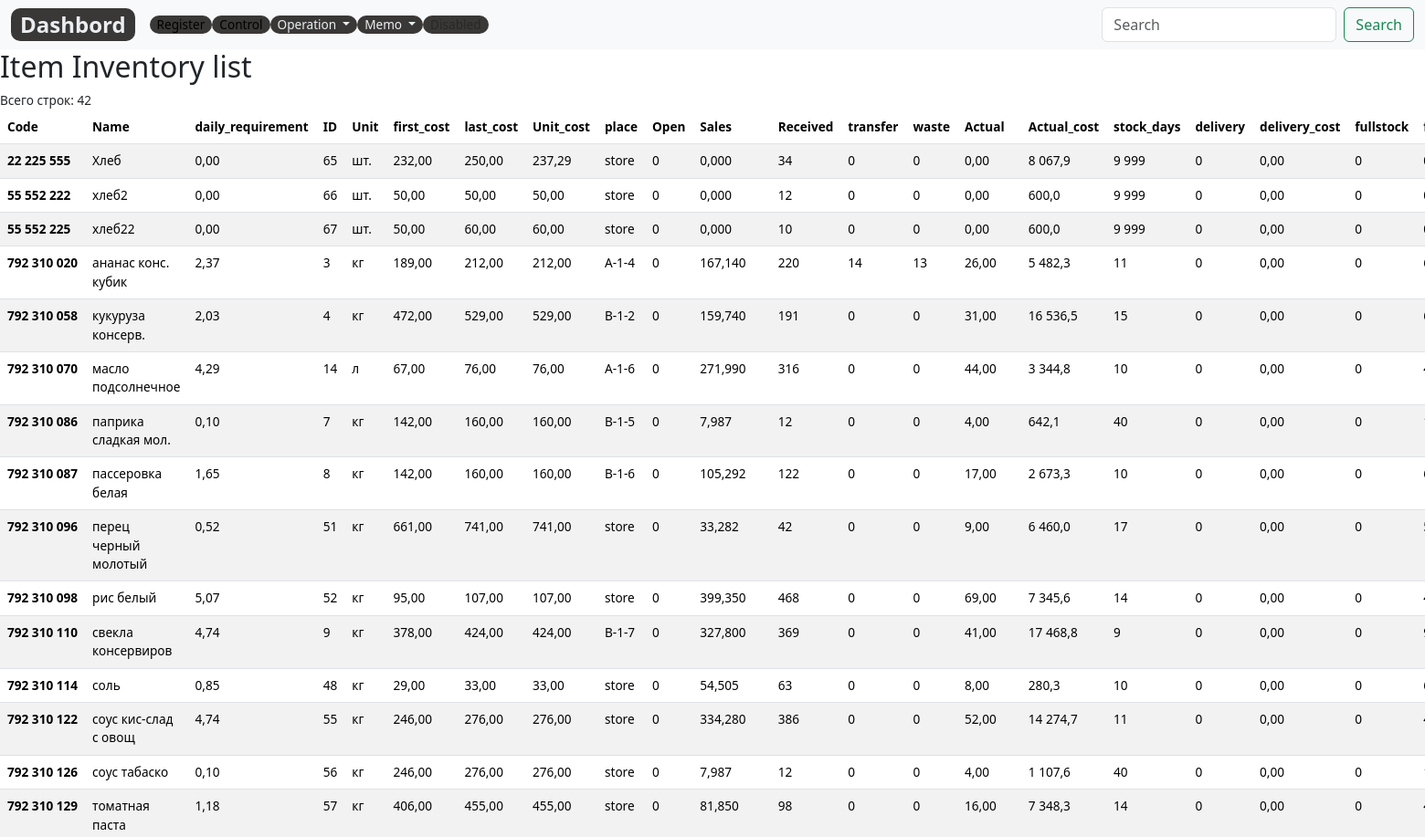
The page /control/inventory/ (upper part) on the database as committed earlier.
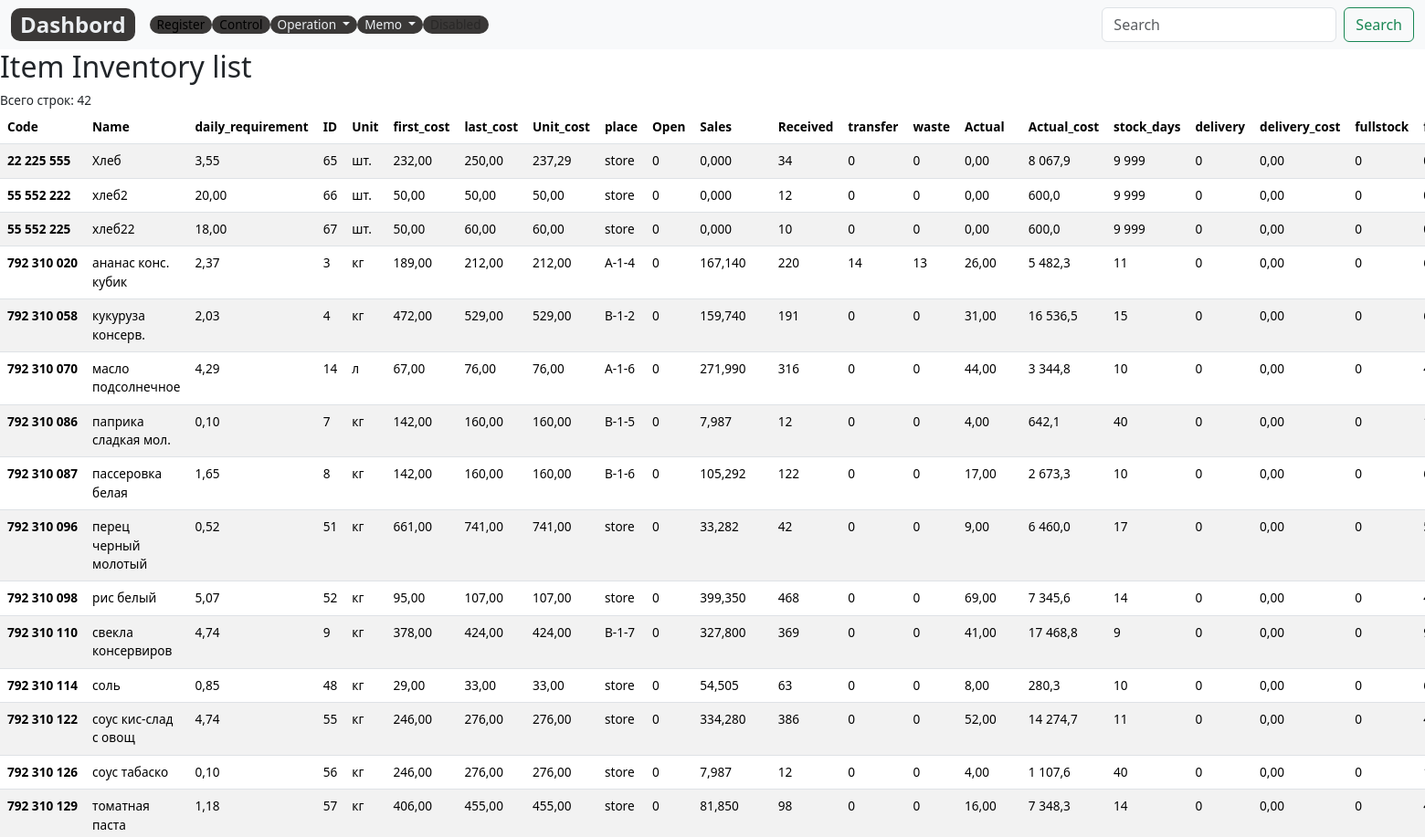
The same page on the database as committed later.
### control/models.py (models this page shows, shortened)
class StockItem(models.Model):
    code=models.DecimalField(max_digits=12, help_text="Не более 12 знаков",decimal_places=0,null=True,verbose_name='Код')
    name = models.CharField(max_length=200, help_text="Не более 200 знаков", db_index=True)
    slug= models.SlugField(max_length=255, verbose_name='Url')
    daily_requirement= models.DecimalField(verbose_name='Суточная потребность', null=True, max_digits=10, decimal_places=4, default=0)
    unit = models.CharField(max_length=10,verbose_name='Ед.изм.',  choices=UNITS, null=True ,default='kg')
    first_cost = models.DecimalField(max_digits=10, help_text="Не более 10 знаков",decimal_places=2, null=True)
    last_cost = models.DecimalField(max_digits=10, help_text="Не более 10 знаков",decimal_places=2, null=True)
    unit_cost = models.DecimalField(max_digits=10, help_text="Не более 10 знаков",decimal_places=2, null=True)
    place = models.CharField(max_length=100,verbose_name='Место', null=True ,default='store')
    open=models.DecimalField(max_digits=10, help_text="Не более 10 знаков", decimal_places=0, null=True, default=0)
    sales =	models.DecimalField(max_digits=10, help_text="Не более 10 знаков", decimal_places=3, default=0)
    received = models.DecimalField(max_digits=10, help_text="Не более 10 знаков", null=True, decimal_places=0, default=0)
    transfer =models.DecimalField(max_digits=10, help_text="Не более 10 знаков",null=True, decimal_places=0, default=0)
    waste=models.DecimalField(max_digits=10, help_text="Не более 10 знаков",null=True, decimal_places=0, default=0)
    actual=models.DecimalField(max_digits=10, help_text="Не более 10 знаков", decimal_places=0, default=0)
    actual_cost=models.DecimalField(max_digits=12, help_text="Не более 12 знаков", decimal_places=2, default=0)
    stock_days=models.DecimalField(max_digits=4, help_text="Не более 4 знаков", decimal_places=0,null=True, default=3000,  verbose_name='Остаток, дней')
    delivery=models.DecimalField(max_digits=10, help_text="Не более 10 знаков", decimal_places=0, default=0,null=True,verbose_name='Пути') # from DeliverItem (сделать через aggregate)
    delivery_cost=models.DecimalField(max_digits=12, help_text="Не более 12 знаков", decimal_places=2, default=0,null=True,verbose_name='Пути, руб')
    fullstock=models.DecimalField(max_digits=10, help_text="Не более 10 знаков", decimal_places=0, default=0,null=True,verbose_name='Запас, ед.')
    fullstock_days=models.IntegerField( null=True,verbose_name='Запас, дней', default=0)
    delivery_time = models.IntegerField(verbose_name='Буфер, дней', null=True, default=5) #from Item -- Это буфер для товарной позиции
    class Meta:
        ordering = ['name']
        verbose_name = 'Остаток'
        verbose_name_plural = 'Остатки'
    @property
    def get_actual_cost(self):
        return (self.open-self.sales+self.received-self.transfer-self.waste )*self.unit_cost
    objects = DataFrameManager()

### control/views.py (the view)
# urls.py: path('inventory/', InventoryListView.as_view(), name='inventory'),
class InventoryListView(ListView):
    model = StockItem
    template_name='lists/inventory_list.html'
    context_object_name='stockitems'

### control/templates/lists/inventory_list.html (shortened to what this page needs)
{% extends 'base_simple.html' %}
{% load static %}
  {% block content %}
  <h2>Item Inventory list</h2>
  Всего строк: {{stockitems.count}}
  <table class="table table-striped">
    <thead style="position: sticky;
  top: -1px;
  z-index: 2;background: #9d9e9e;">
      <tr>
        <th class="header" scope="col">Code</th>
        <th class="header" scope="col">Name</th>
        <th class="header" scope="col">daily_requirement</th>
        <th class="header" scope="col">ID</th>
        <th class="header" scope="col">Unit</th>
        <th class="header" scope="col">first_cost</th>
        <th class="header" scope="col">last_cost</th>
        <th class="header" scope="col">Unit_cost</th>
        <th class="header" scope="col">place</th>
        <th class="header" scope="col">Open</th>
        <th class="header" scope="col">Sales</th>
        <th class="header" scope="col">Received</th>
        <th class="header" scope="col">transfer</th>
        <th class="header" scope="col">waste</th>
        <th class="header" scope="col">Actual</th>
        <th class="header" scope="col">Actual_cost</th>
        <th class="header" scope="col">stock_days</th>
        <th class="header" scope="col">delivery</th>
        <th class="header" scope="col">delivery_cost</th>
        <th class="header" scope="col">fullstock</th>
        <th class="header" scope="col">fullstock_days</th>
      </tr>
    </thead>
    <tbody>
      {% for stockitem in stockitems|dictsort:"code" %}
      <tr>
        <th scope="row">{{stockitem.code}}</th>
        <td>{{stockitem.name}}</td>
        <td>{{stockitem.daily_requirement |floatformat:2 }}</td>
        <td>{{stockitem.id}}</td>
        <td>{{stockitem.unit}}</td>
        <td>{{stockitem.first_cost}}</td>
        <td>{{stockitem.last_cost}}</td>
        <td>{{stockitem.unit_cost}}</td>
        <td>{{stockitem.place}}</td>
        <td>{{stockitem.open}}</td>
        <td>{{stockitem.sales}}</td>
        <td>{{stockitem.received}}</td>
        <td>{{stockitem.transfer}}</td>
        <td>{{stockitem.waste}}</td>
        <td>{{stockitem.actual |floatformat:2}}</td>
        <td>{{stockitem.get_actual_cost|floatformat:1 }}</td>
        <td>{{stockitem.stock_days}}</td>
        <td>{{stockitem.delivery}}</td>
        <td>{{stockitem.delivery_cost}}</td>
        <td>{{stockitem.fullstock}}</td>
        <td>{{stockitem.fullstock_days}}</td>
      </tr>
      {% endfor %}
    </tbody>
  </table>
  {% endblock %}

Rows that differ between the two databases and show on the page:
changed StockItem "Хлеб": daily_requirement "0,00" → "3,55"
changed StockItem "хлеб2": daily_requirement "0,00" → "20,00"
changed StockItem "хлеб22": daily_requirement "0,00" → "18,00"
